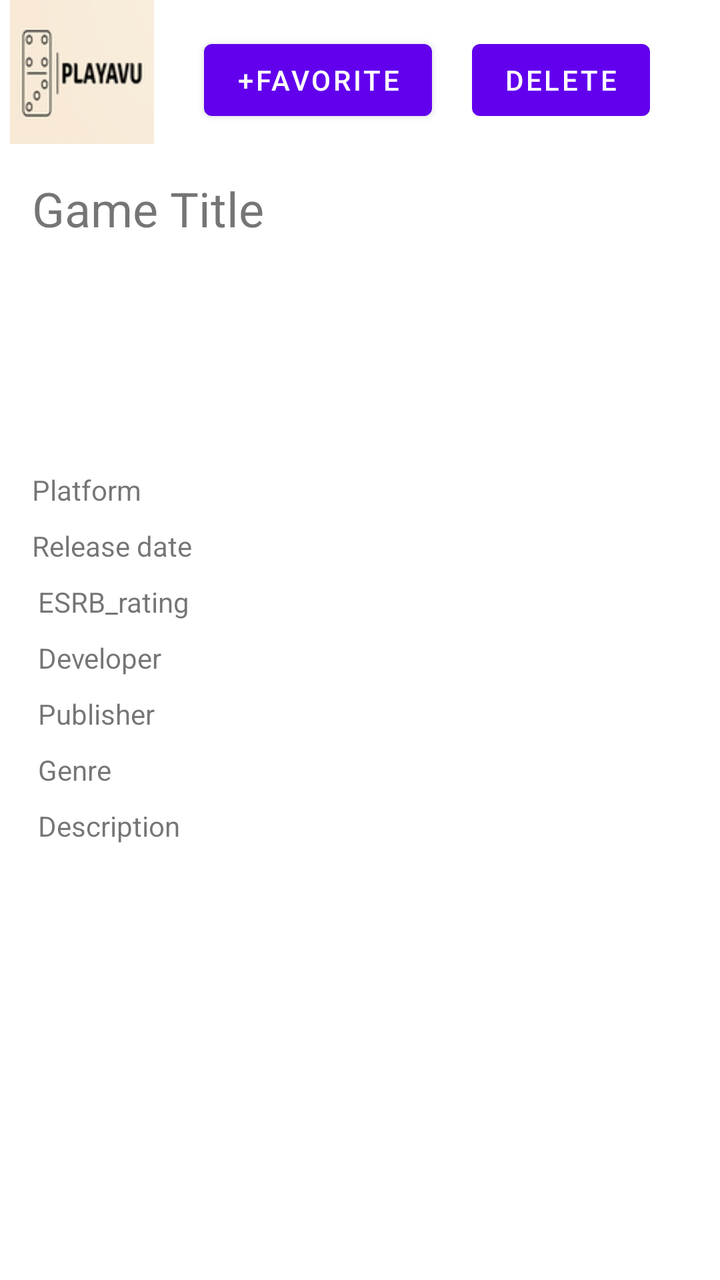
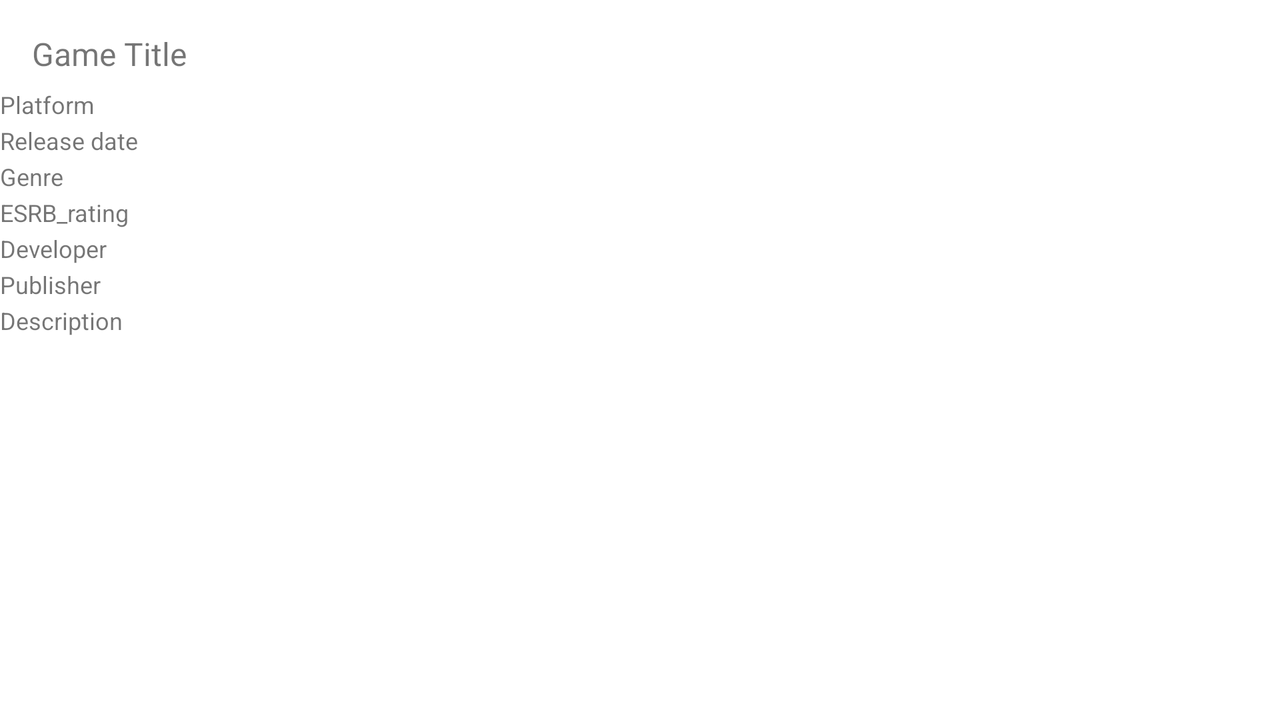

The same Android screen from two of the app's own layout files: first res/layout/ as a phone draws it, then the repository's variant for another configuration, drawn on a device whose configuration selects that folder. Both files follow.
<!-- AndroidManifest.xml: application theme Theme.Spirale -->
<!-- res/layout/fragment_game_details.xml -->
<?xml version="1.0" encoding="utf-8"?>
<androidx.constraintlayout.widget.ConstraintLayout xmlns:android="http://schemas.android.com/apk/res/android"
    xmlns:tools="http://schemas.android.com/tools"
    android:layout_width="match_parent"
    android:layout_height="match_parent"
    xmlns:app="http://schemas.android.com/apk/res-auto">


    <ImageView
        android:id="@+id/logo_image"
        android:layout_width="82dp"
        android:layout_height="72dp"
        android:layout_marginTop="0dp"
        android:src="@drawable/playavu"
        app:layout_constraintStart_toStartOf="parent"
        app:layout_constraintTop_toTopOf="parent" />


    <TextView
        android:id="@+id/item_title_textview"
        android:layout_width="0dp"
        android:layout_height="wrap_content"
        android:layout_margin="16dp"
        android:layout_marginStart="16dp"
        android:layout_marginLeft="16dp"
        android:layout_marginTop="18dp"
        android:text="Game Title"
        android:textSize="24sp"
        app:layout_constraintStart_toStartOf="parent"
        app:layout_constraintTop_toBottomOf="@+id/logo_image" />

    <androidx.recyclerview.widget.RecyclerView
        android:id="@+id/details_list"
        android:layout_width="407dp"
        android:layout_height="163dp"
        android:layout_marginTop="51dp"
        app:layout_constraintStart_toStartOf="parent"
        app:layout_constraintTop_toBottomOf="@+id/description_textview" />

    <TextView
        android:id="@+id/platform_textview"
        android:layout_width="372dp"
        android:layout_height="28dp"
        android:layout_marginStart="16dp"
        android:layout_marginLeft="16dp"
        android:layout_marginTop="15dp"
        android:text="Platform"
        app:layout_constraintStart_toStartOf="parent"
        app:layout_constraintTop_toBottomOf="@+id/cover_imageview" />

    <TextView
        android:id="@+id/release_date"
        android:layout_width="372dp"
        android:layout_height="28dp"
        android:layout_marginStart="16dp"
        android:layout_marginLeft="16dp"
        android:text="Release date"
        app:layout_constraintStart_toStartOf="parent"
        app:layout_constraintTop_toBottomOf="@+id/platform_textview" />

    <TextView
        android:id="@+id/esrb_rating_textview"
        android:layout_width="372dp"
        android:layout_height="28dp"
        android:layout_marginStart="19dp"
        android:layout_marginLeft="19dp"
        android:text="ESRB_rating"
        app:layout_constraintStart_toStartOf="parent"
        app:layout_constraintTop_toBottomOf="@+id/release_date" />

    <TextView
        android:id="@+id/developer_textview"
        android:layout_width="372dp"
        android:layout_height="28dp"
        android:layout_marginStart="19dp"
        android:layout_marginLeft="19dp"
        android:text="Developer"
        app:layout_constraintStart_toStartOf="parent"
        app:layout_constraintTop_toBottomOf="@+id/esrb_rating_textview" />

    <TextView
        android:id="@+id/publisher_textview"
        android:layout_width="372dp"
        android:layout_height="28dp"
        android:layout_marginStart="19dp"
        android:layout_marginLeft="19dp"
        android:text="Publisher"
        app:layout_constraintStart_toStartOf="parent"
        app:layout_constraintTop_toBottomOf="@+id/developer_textview" />

    <TextView
        android:id="@+id/genre_textview"
        android:layout_width="372dp"
        android:layout_height="28dp"
        android:layout_marginStart="19dp"
        android:layout_marginLeft="19dp"
        android:text="Genre"
        app:layout_constraintStart_toStartOf="parent"
        app:layout_constraintTop_toBottomOf="@+id/publisher_textview" />

    <TextView
        android:id="@+id/description_textview"
        android:layout_width="372dp"
        android:layout_height="wrap_content"
        android:layout_marginStart="19dp"
        android:layout_marginLeft="19dp"
        android:text="Description"
        app:layout_constraintStart_toStartOf="parent"
        app:layout_constraintTop_toBottomOf="@+id/genre_textview" />


    <ImageView
        android:id="@+id/cover_imageview"
        android:layout_width="141dp"
        android:layout_height="93dp"
        android:layout_marginStart="16dp"
        android:layout_marginLeft="16dp"
        android:layout_marginTop="7dp"
        app:layout_constraintStart_toStartOf="parent"
        app:layout_constraintTop_toBottomOf="@+id/item_title_textview"
        app:srcCompat="@drawable/ic_launcher_background" />

    <Button
        android:id="@+id/favorite_button"
        android:layout_width="wrap_content"
        android:layout_height="wrap_content"
        android:layout_marginStart="20dp"
        android:layout_marginBottom="24dp"
        android:text="+FAVORITE"
        app:layout_constraintBottom_toTopOf="@+id/item_title_textview"
        app:layout_constraintStart_toEndOf="@+id/logo_image" />

    <Button
        android:id="@+id/delete_button"
        android:layout_width="wrap_content"
        android:layout_height="wrap_content"
        android:layout_marginStart="20dp"
        android:layout_marginTop="16dp"
        android:text="DELETE"
        app:layout_constraintStart_toEndOf="@+id/favorite_button"
        app:layout_constraintTop_toTopOf="parent" />


</androidx.constraintlayout.widget.ConstraintLayout>
<!-- resources referenced by this layout -->
<resources>
  <!-- drawable playavu: png bitmap (drawable-hdpi, 5146 bytes) -->
  <style name="Theme.Spirale" parent="Theme.MaterialComponents.DayNight.DarkActionBar">
          
          <item name="colorPrimary">@color/purple_500</item>
          <item name="colorPrimaryVariant">@color/purple_700</item>
          <item name="colorOnPrimary">@color/white</item>
          
          <item name="colorSecondary">@color/teal_200</item>
          <item name="colorSecondaryVariant">@color/teal_700</item>
          <item name="colorOnSecondary">@color/black</item>
          
          <item name="android:statusBarColor">?attr/colorPrimaryVariant</item>
          
      </style>
</resources>
<!-- res/layout-land/fragment_game_details.xml (the repository's variant of the layout above) -->
<!-- drawn on the phone turned sideways -->
<?xml version="1.0" encoding="utf-8"?>
<androidx.constraintlayout.widget.ConstraintLayout xmlns:android="http://schemas.android.com/apk/res/android"
    xmlns:tools="http://schemas.android.com/tools"
    android:layout_width="match_parent"
    android:layout_height="match_parent"
    xmlns:app="http://schemas.android.com/apk/res-auto">


    <TextView
        android:id="@+id/item_title_textview"
        android:layout_width="303dp"
        android:layout_height="20dp"
        android:layout_margin="16dp"
        android:text="Game Title"
        android:textSize="16sp"
        app:layout_constraintStart_toStartOf="parent"
        app:layout_constraintTop_toTopOf="parent" />

    <androidx.recyclerview.widget.RecyclerView
        android:id="@+id/details_list"
        android:layout_width="360dp"
        android:layout_height="160dp"
        android:layout_marginTop="8dp"
        android:textSize="12sp"
        app:layout_constraintStart_toStartOf="parent"
        app:layout_constraintTop_toBottomOf="@+id/description_textview" />

    <TextView
        android:id="@+id/platform_textview"
        android:layout_width="360dp"
        android:layout_height="18dp"
        android:layout_marginTop="7dp"
        android:text="Platform"
        android:textSize="12sp"
        app:layout_constraintStart_toStartOf="parent"
        app:layout_constraintTop_toBottomOf="@+id/cover_imageview" />

    <TextView
        android:id="@+id/release_date"
        android:layout_width="360dp"
        android:layout_height="18dp"
        android:text="Release date"
        android:textSize="12sp"
        app:layout_constraintStart_toStartOf="parent"
        app:layout_constraintTop_toBottomOf="@+id/platform_textview" />

    <TextView
        android:id="@+id/esrb_rating_textview"
        android:layout_width="360dp"
        android:layout_height="18dp"
        android:text="ESRB_rating"
        android:textSize="12sp"
        app:layout_constraintStart_toStartOf="parent"
        app:layout_constraintTop_toBottomOf="@+id/genre_textview" />

    <TextView
        android:id="@+id/developer_textview"
        android:layout_width="360dp"
        android:layout_height="18dp"
        android:text="Developer"
        android:textSize="12sp"
        app:layout_constraintStart_toStartOf="parent"
        app:layout_constraintTop_toBottomOf="@+id/esrb_rating_textview" />

    <TextView
        android:id="@+id/publisher_textview"
        android:layout_width="360dp"
        android:layout_height="18dp"
        android:text="Publisher"
        android:textSize="12sp"
        app:layout_constraintStart_toStartOf="parent"
        app:layout_constraintTop_toBottomOf="@+id/developer_textview" />

    <TextView
        android:id="@+id/genre_textview"
        android:layout_width="360dp"
        android:layout_height="18dp"
        android:text="Genre"
        android:textSize="12sp"
        app:layout_constraintStart_toStartOf="parent"
        app:layout_constraintTop_toBottomOf="@+id/release_date" />


    <TextView
        android:id="@+id/description_textview"
        android:layout_width="363dp"
        android:layout_height="76dp"
        android:text="Description"
        android:textSize="12sp"
        app:layout_constraintStart_toStartOf="parent"
        app:layout_constraintTop_toBottomOf="@+id/publisher_textview" />

    <ImageView
        android:id="@+id/cover_imageview"
        android:layout_width="70dp"
        android:layout_height="37dp"
        app:layout_constraintStart_toEndOf="@+id/item_title_textview"
        app:layout_constraintTop_toTopOf="parent"
        app:srcCompat="@drawable/ic_launcher_background" />


</androidx.constraintlayout.widget.ConstraintLayout>
<!-- resources referenced by the variant -->
<!-- as the phone turned sideways resolves them -->
<resources>
  <style name="Theme.Spirale" parent="Theme.MaterialComponents.DayNight.DarkActionBar">
          
          <item name="colorPrimary">@color/purple_500</item>
          <item name="colorPrimaryVariant">@color/purple_700</item>
          <item name="colorOnPrimary">@color/white</item>
          
          <item name="colorSecondary">@color/teal_200</item>
          <item name="colorSecondaryVariant">@color/teal_700</item>
          <item name="colorOnSecondary">@color/black</item>
          
          <item name="android:statusBarColor">?attr/colorPrimaryVariant</item>
          
      </style>
</resources>
